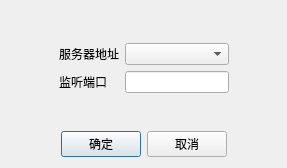
<?xml version="1.0" encoding="UTF-8"?>
<ui version="4.0">
 <class>WirelessTcpServerConfigDlg</class>
 <widget class="QDialog" name="WirelessTcpServerConfigDlg">
  <property name="geometry">
   <rect>
    <x>0</x>
    <y>0</y>
    <width>287</width>
    <height>168</height>
   </rect>
  </property>
  <property name="windowTitle">
   <string>Dialog</string>
  </property>
  <layout class="QGridLayout" name="gridLayout_2">
   <item row="0" column="1">
    <spacer name="verticalSpacer">
     <property name="orientation">
      <enum>Qt::Vertical</enum>
     </property>
     <property name="sizeHint" stdset="0">
      <size>
       <width>20</width>
       <height>27</height>
      </size>
     </property>
    </spacer>
   </item>
   <item row="1" column="0">
    <spacer name="horizontalSpacer">
     <property name="orientation">
      <enum>Qt::Horizontal</enum>
     </property>
     <property name="sizeHint" stdset="0">
      <size>
       <width>45</width>
       <height>20</height>
      </size>
     </property>
    </spacer>
   </item>
   <item row="1" column="1">
    <layout class="QGridLayout" name="gridLayout">
     <item row="0" column="0">
      <widget class="QLabel" name="label">
       <property name="text">
        <string>服务器地址</string>
       </property>
      </widget>
     </item>
     <item row="0" column="1">
      <widget class="QComboBox" name="comboBox_2"/>
     </item>
     <item row="1" column="0">
      <widget class="QLabel" name="label_2">
       <property name="text">
        <string>监听端口</string>
       </property>
      </widget>
     </item>
     <item row="1" column="1">
      <widget class="QLineEdit" name="lineEdit"/>
     </item>
    </layout>
   </item>
   <item row="1" column="2">
    <spacer name="horizontalSpacer_2">
     <property name="orientation">
      <enum>Qt::Horizontal</enum>
     </property>
     <property name="sizeHint" stdset="0">
      <size>
       <width>44</width>
       <height>20</height>
      </size>
     </property>
    </spacer>
   </item>
   <item row="2" column="1">
    <spacer name="verticalSpacer_2">
     <property name="orientation">
      <enum>Qt::Vertical</enum>
     </property>
     <property name="sizeHint" stdset="0">
      <size>
       <width>20</width>
       <height>26</height>
      </size>
     </property>
    </spacer>
   </item>
   <item row="3" column="0" colspan="3">
    <layout class="QHBoxLayout" name="horizontalLayout">
     <item>
      <spacer name="horizontalSpacer_3">
       <property name="orientation">
        <enum>Qt::Horizontal</enum>
       </property>
       <property name="sizeHint" stdset="0">
        <size>
         <width>40</width>
         <height>20</height>
        </size>
       </property>
      </spacer>
     </item>
     <item>
      <widget class="QPushButton" name="pushButton">
       <property name="text">
        <string>确定</string>
       </property>
      </widget>
     </item>
     <item>
      <widget class="QPushButton" name="pushButton_2">
       <property name="text">
        <string>取消</string>
       </property>
      </widget>
     </item>
     <item>
      <spacer name="horizontalSpacer_4">
       <property name="orientation">
        <enum>Qt::Horizontal</enum>
       </property>
       <property name="sizeHint" stdset="0">
        <size>
         <width>40</width>
         <height>20</height>
        </size>
       </property>
      </spacer>
     </item>
    </layout>
   </item>
  </layout>
 </widget>
 <resources/>
 <connections/>
</ui>
